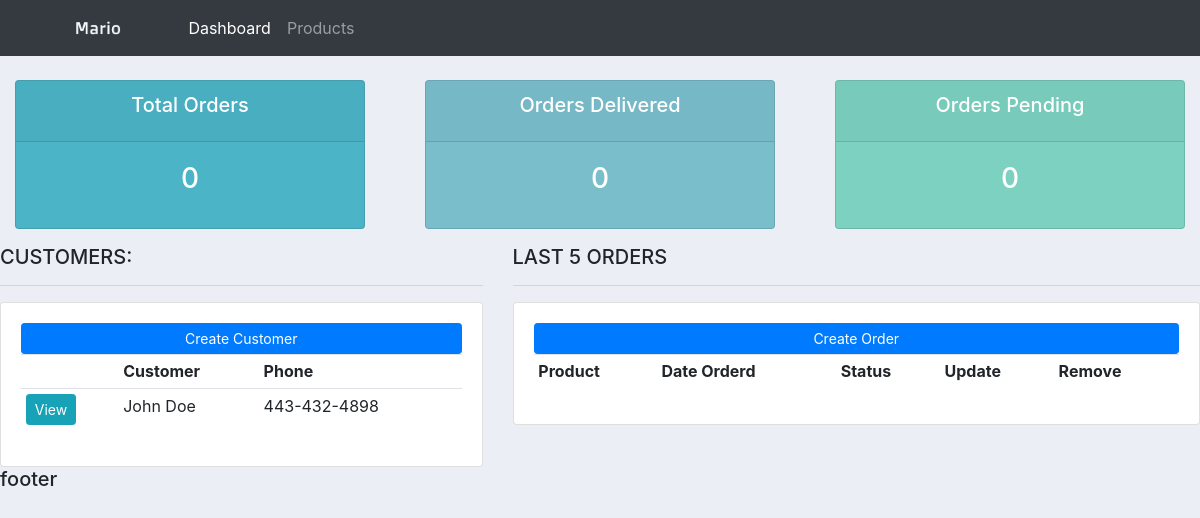
Before: / with the older database file.
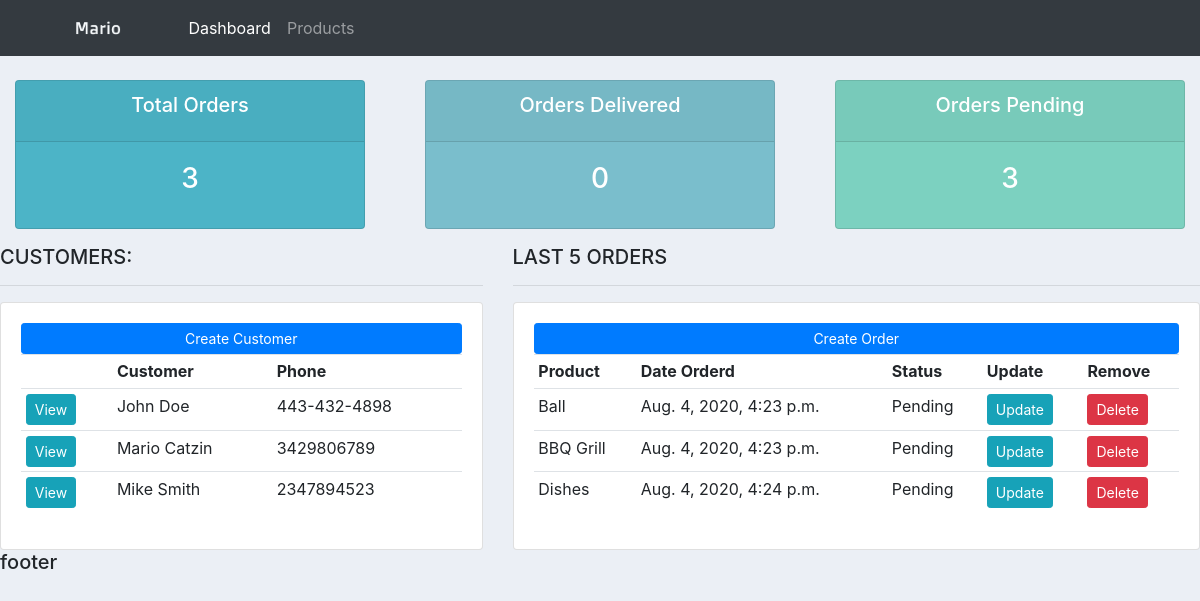
After: the same page with the newer database file.
### accounts/models.py (models this page shows, shortened)
class Customer(models.Model):
    name = models.CharField(max_length=200, null=True)
    phone = models.CharField(max_length=200, null=True)
    email = models.CharField(max_length=200, null=True)
    date_created = models.DateTimeField(auto_now_add=True)

class Order(models.Model):
    STATUS = (
            ("Pending", "Pending"),
            ("Out for delivery", "Out for delivery"),
            ("Delivered","Delivered")
            )
    customer = models.ForeignKey(Customer, null=True, on_delete= models.SET_NULL)
    product = models.ForeignKey(Product, null=True, on_delete= models.SET_NULL)
    date_created = models.DateTimeField(auto_now_add=True)
    status = models.CharField(max_length=200, null=True, choices=STATUS)

class Product(models.Model):
    CATEGORY = (
        ("Indoor","Indoor"),
        ("Outdoor", "Outdoor"),
        )
    name = models.CharField(max_length=200, null=True)
    price = models.FloatField(max_length=200, null=True)
    category = models.CharField(max_length=200, null=True, choices=CATEGORY)
    description = models.CharField(max_length=200, null=True, blank=True)
    date_created = models.DateTimeField(auto_now_add=True)
    tag = models.ManyToManyField(Tag)
    def __str__(self):
        return self.name

### accounts/views.py (the view)
# urls.py: path('', views.home, name='home'),
def home(request):
    orders = Order.objects.all()
    customers = Customer.objects.all()
    total_customers = customers.count()
    total_orders = orders.count()
    delivered = orders.filter(status='Delivered').count()
    pending = orders.filter(status='Pending').count()
    context = {'orders': orders, 'customers': customers,'total_customers':total_customers,
    'total_orders': total_orders,'delivered':delivered,'pending':pending
    }
    return render(request,'accounts/dashboard.html',context)

### accounts/templates/accounts/dashboard.html
{% extends 'accounts/main.html' %} {% block content %}
<br />
{% include 'accounts/status.html' %}
<div class="row">
  <div class="col-md-5">
    <h5>CUSTOMERS:</h5>
    <hr />
    <div class="card card-body">
      <a class="btn btn-primary btn-sm btn-block" href="">Create Customer</a>
      <table class="table table-sm">
        <tr>
          <th></th>
          <th>Customer</th>
          <th>Phone</th>
        </tr>
        {% for customer in customers %}
        <tr>
          <td>
            <a
              class="btn btn-sm btn-info"
              href="{% url 'customer' customer.id %}"
              >View</a
            >
          </td>
          <td>{{customer.name}}</td>
          <td>{{customer.phone}}</td>
        </tr>
        {% endfor %}
      </table>
    </div>
  </div>
  <div class="col-md-7">
    <h5>LAST 5 ORDERS</h5>
    <hr />
    <div class="card card-body">
      <a class="btn btn-primary btn-sm btn-block" href="">Create Order</a>
      <table class="table table-sm">
        <tr>
          <th>Product</th>
          <th>Date Orderd</th>
          <th>Status</th>
          <th>Update</th>
          <th>Remove</th>
        </tr>
        {% for order in orders %}
        <tr>
          <td>{{order.product}}</td>
          <td>{{order.date_created}}</td>
          <td>{{order.status}}</td>
          <td><a class="btn btn-sm btn-info" href="#">Update</a></td>
          <td><a class="btn btn-sm btn-danger" href="#">Delete</a></td>
        </tr>
        {% endfor %}
      </table>
    </div>
  </div>
</div>
{% endblock %}

### accounts/templates/accounts/main.html (shortened to what this page needs)
{% load static %}
<!DOCTYPE html>
<html lang="en">
  <head>
    <link
      rel="stylesheet"
      href="https://stackpath.bootstrapcdn.com/bootstrap/4.5.0/css/bootstrap.min.css"
    />
    <link
      rel="stylesheet"
      type="text/css"
      href="{% static '/css/main.css' %}"
    />
  </head>
  <body>
    {% include 'accounts/navbar.html' %} {% block content %} {% endblock %}
    <h5>footer</h5>
  </body>
</html>

### accounts/templates/accounts/navbar.html (shortened to what this page needs)
{% load static %}
<nav class="navbar navbar-expand-lg navbar-dark bg-dark">
  <img src="{% static 'images/logo.png' %}" />
  <div class="collapse navbar-collapse" id="navbarNav">
    <ul class="navbar-nav">
      <li class="nav-item active">
        <a class="nav-link" href="{% url 'home' %}">Dashboard</a>
      </li>
      <li class="nav-item">
        <a class="nav-link" href="{% url 'products' %}">Products</a>
      </li>
    </ul>
  </div>
</nav>

### accounts/templates/accounts/status.html
<div class="row">
  <div class="col">
    <div class="col-md">
      <div class="card text-center text-white mb-3" id="total-orders">
        <div class="card-header">
          <h5 class="card-title">Total Orders</h5>
        </div>
        <div class="card-body">
          <h3 class="card-title">{{total_orders}}</h3>
        </div>
      </div>
    </div>
  </div>
  <div class="col">
    <div class="col-md">
      <div class="card text-center text-white mb-3" id="orders-delivered">
        <div class="card-header">
          <h5 class="card-title">Orders Delivered</h5>
        </div>
        <div class="card-body">
          <h3 class="card-title">{{delivered}}</h3>
        </div>
      </div>
    </div>
  </div>
  <div class="col">
    <div class="col-md">
      <div class="card text-center text-white mb-3" id="orders-pending">
        <div class="card-header">
          <h5 class="card-title">Orders Pending</h5>
        </div>
        <div class="card-body">
          <h3 class="card-title">{{pending}}</h3>
        </div>
      </div>
    </div>
  </div>
</div>

### static/css/main.css (style rules this page uses)
nav img { height: 30px; }
body { background-color: #ebeff5; }
#total-orders { background-color: #4cb4c7; }
#orders-delivered { background-color: #7abecc; }
#orders-pending { background-color: #7cd1c0; }

Changed rows visible on the page:
added Customer: name "Mario Catzin", phone "3429806789"
added Customer: name "Mike Smith", phone "2347894523"
added Order: product "Ball", date_created "Aug. 4, 2020, 4:23 p.m.", status "Pending"
added Order: product "BBQ Grill", date_created "Aug. 4, 2020, 4:23 p.m.", status "Pending"
added Order: product "Dishes", date_created "Aug. 4, 2020, 4:24 p.m.", status "Pending"
Other visible differences:
{{ total_orders }}: "0" → "3"
{{ pending }}: "0" → "3"
